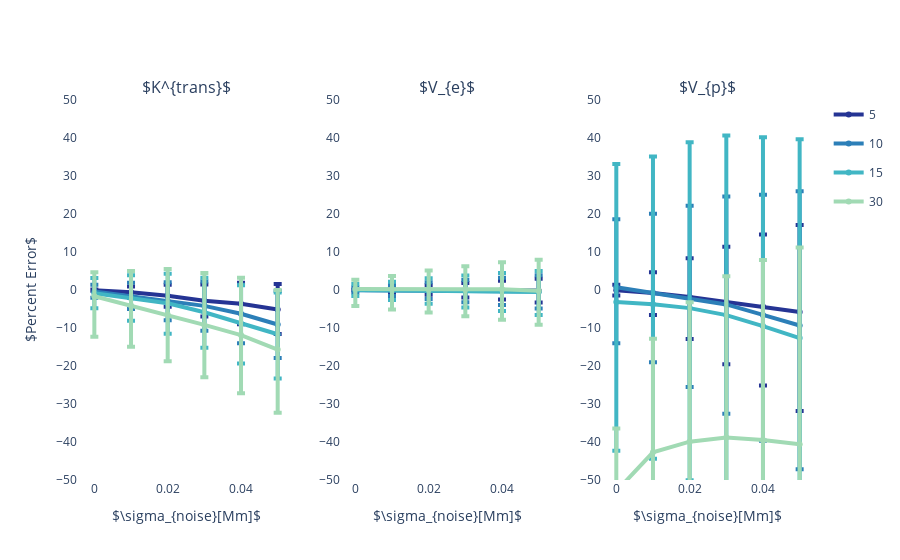

Write notebook code for a chart like this one.
### Markdown cell above
# Figure 2

### Code cell
file = loadmat('fig2andfig3vars.mat')

listSigmaC = np.squeeze(np.asarray((np.reshape(file['listSigmaC'], 6))))

curErr3 = file['curErr3']
errQt3 = file['errQt3']
errMd3 = file['errMd3']

curErr4 = file['curErr4']
errQt4 = file['errQt4']
errMd4 = file['errMd4']

curErr5 = file['curErr5']
errQt5 = file['errQt5']
errMd5 = file['errMd5']

fig = make_subplots(rows=1, cols=3, 
                    subplot_titles=(r'$K^{trans}$', r'$V_{e}$', r'$V_{p}$'))

legend_values=cycle(['5','10','15','30'])

# First subplot 
line_colours = cycle(['#253494','#2C7fB8','#41B6C4','#A1DAB4'])

for i in range(0,4):
    finalErrMd3=np.squeeze(np.asarray((np.reshape(errMd3[i,:], 6))))
    # take another look here - is it errorQt[i,:,1] because MATLAB indexing starts from 1,
    # or is it just like in MATLAB?
    finalErrorDiff3=np.squeeze(np.asarray((np.reshape(abs(errQt3[i,:,0]-errMd3[i,:]), 6))))
    finalErrorDiffMinus3=np.squeeze(np.asarray((np.reshape(abs(errQt3[i,:,1]-errMd3[i,:]), 6))))
    fig.append_trace(go.Scatter(
        x=listSigmaC,
        y=finalErrMd3,
        showlegend=False,
        error_y=dict(
            type='data', # value of error bar given in data coordinates
            array=finalErrorDiff3,
            arrayminus=finalErrorDiffMinus3,
            symmetric=False,
            visible=True,
            thickness=4),
        name=next(legend_values),
        legendgroup=i,
        line_color=next(line_colours),
        line_width=4
    ),row=1, col=1)
    


# Second subplot

line_colours = cycle(['#253494','#2C7fB8','#41B6C4','#A1DAB4'])

for i in range(0,4):
    finalErrMd4=np.squeeze(np.asarray((np.reshape(errMd4[i,:], 6))))
    
    finalErrorDiff4=np.squeeze(np.asarray((np.reshape(abs(errQt4[i,:,0]-errMd4[i,:]), 6))))
    finalErrorDiffMinus4=np.squeeze(np.asarray((np.reshape(abs(errQt4[i,:,1]-errMd4[i,:]), 6))))
    fig.append_trace(go.Scatter(
        x=listSigmaC,
        y=finalErrMd4,
        showlegend=False,
        error_y=dict(
            type='data', # value of error bar given in data coordinates
            array=finalErrorDiff4,
            arrayminus=finalErrorDiffMinus4,
            symmetric=False,
            visible=True,
            thickness=4),
        name=next(legend_values),
        legendgroup=i,
        line_color=next(line_colours),
        line_width=4       
    ),row=1, col=2)


# Third subplot
    


line_colours = cycle(['#253494','#2C7fB8','#41B6C4','#A1DAB4'])

for i in range(0,4):
    finalErrMd5=np.squeeze(np.asarray((np.reshape(errMd5[i,:], 6))))
    finalErrorDiff5=np.squeeze(np.asarray((np.reshape(abs(errQt5[i,:,0]-errMd5[i,:]), 6))))
    finalErrorDiffMinus5=np.squeeze(np.asarray((np.reshape(abs(errQt5[i,:,1]-errMd5[i,:]), 6))))
    fig.add_trace(go.Scatter(
        x=listSigmaC,
        y=finalErrMd5,
        error_y=dict(
            type='data', # value of error bar given in data coordinates
            array=finalErrorDiff5,
            arrayminus=finalErrorDiffMinus5,
            symmetric=False,
            visible=True,
            thickness=4),
        name=next(legend_values),
        legendgroup=i,
        showlegend=True,
        line_color=next(line_colours),
        line_width=4
    ),row=1, col=3)



fig.update_xaxes(title_text=r'$\sigma_{noise}[Mm]$')
fig.update_yaxes(range=[-50,50], tickvals=[-50, -40, -30, -20, -10, 0, 10, 20, 30, 40, 50], row=1, col=1)
fig.update_yaxes(range=[-50,50], tickvals=[-50, -40, -30, -20, -10, 0, 10, 20, 30, 40, 50], row=1, col=2)
fig.update_yaxes(range=[-50,50], tickvals=[-50, -40, -30, -20, -10, 0, 10, 20, 30, 40, 50], row=1, col=3)

fig.update_layout(yaxis=dict(title=r'$Percent Error$',
                             showline=True,
                             ), 
                  plot_bgcolor='#ffffff'
                  #legend=dict(yanchor='bottom', y=0.20, xanchor='right', x=0.30) -- change legend position
)


# names = set()
# fig.for_each_trace(
#     lambda trace:
#         trace.update(showlegend=False)
#         if (trace.name in names) else names.add(trace.name))


fig.show()

### Figure 1 — Plotly figure (JSON) as saved in the notebook; plotly's stock layout.template omitted (floating-point values rounded to 4 significant figures)
{"data": [{"error_y": {"array": [0.1679, 1.521, 2.932, 4.273, 5.576, 6.678], "arrayminus": [0.152, 1.449, 2.856, 4.13, 5.363, 6.445], "symmetric": false, "thickness": 4, "type": "data", "visible": true}, "legendgroup": "0", "line": {"color": "#253494", "width": 4}, "name": "5", "showlegend": false, "type": "scatter", "x": [0, 0.01, 0.02, 0.03, 0.04, 0.05], "xaxis": "x", "y": [-0.04438, -0.6035, -1.535, -2.841, -3.648, -5.109], "yaxis": "y"}, {"error_y": {"array": [1.801, 3.489, 4.948, 6.433, 7.657, 8.791], "arrayminus": [1.616, 3.411, 5.105, 6.53, 7.779, 8.809], "symmetric": false, "thickness": 4, "type": "data", "visible": true}, "legendgroup": "1", "line": {"color": "#2C7fB8", "width": 4}, "name": "10", "showlegend": false, "type": "scatter", "x": [0, 0.01, 0.02, 0.03, 0.04, 0.05], "xaxis": "x", "y": [-0.3938, -1.597, -2.88, -4.175, -6.262, -9.085], "yaxis": "y"}, {"error_y": {"array": [3.985, 6.03, 7.758, 9.092, 10.02, 11.02], "arrayminus": [3.97, 5.926, 8.012, 9.346, 10.56, 11.65], "symmetric": false, "thickness": 4, "type": "data", "visible": true}, "legendgroup": "2", "line": {"color": "#41B6C4", "width": 4}, "name": "15", "showlegend": false, "type": "scatter", "x": [0, 0.01, 0.02, 0.03, 0.04, 0.05], "xaxis": "x", "y": [-0.8398, -2.155, -3.499, -5.849, -8.799, -11.65], "yaxis": "y"}, {"error_y": {"array": [6.331, 9.082, 11.99, 13.66, 15.06, 15.7], "arrayminus": [10.69, 10.84, 12.27, 13.81, 15.33, 16.59], "symmetric": false, "thickness": 4, "type": "data", "visible": true}, "legendgroup": "3", "line": {"color": "#A1DAB4", "width": 4}, "name": "30", "showlegend": false, "type": "scatter", "x": [0, 0.01, 0.02, 0.03, 0.04, 0.05], "xaxis": "x", "y": [-1.631, -4.098, -6.47, -9.183, -11.86, -15.69], "yaxis": "y"}, {"error_y": {"array": [0.07052, 0.6493, 1.262, 1.917, 2.509, 3.094], "arrayminus": [0.04797, 0.641, 1.261, 1.874, 2.481, 3.148], "symmetric": false, "thickness": 4, "type": "data", "visible": true}, "legendgroup": "0", "line": {"color": "#253494", "width": 4}, "name": "5", "showlegend": false, "type": "scatter", "x": [0, 0.01, 0.02, 0.03, 0.04, 0.05], "xaxis": "x2", "y": [-0.007739, -0.03675, 0.008659, -0.08586, -0.0463, -0.1352], "yaxis": "y2"}, {"error_y": {"array": [0.7231, 1.43, 2.154, 2.888, 3.505, 4.252], "arrayminus": [0.6033, 1.463, 2.213, 2.974, 3.704, 4.494], "symmetric": false, "thickness": 4, "type": "data", "visible": true}, "legendgroup": "1", "line": {"color": "#2C7fB8", "width": 4}, "name": "10", "showlegend": false, "type": "scatter", "x": [0, 0.01, 0.02, 0.03, 0.04, 0.05], "xaxis": "x2", "y": [-0.04028, -0.1347, -0.1473, -0.226, -0.2699, -0.3689], "yaxis": "y2"}, {"error_y": {"array": [1.575, 2.312, 3.245, 4.064, 4.732, 5.486], "arrayminus": [1.584, 2.519, 3.493, 4.412, 5.231, 6.055], "symmetric": false, "thickness": 4, "type": "data", "visible": true}, "legendgroup": "2", "line": {"color": "#41B6C4", "width": 4}, "name": "15", "showlegend": false, "type": "scatter", "x": [0, 0.01, 0.02, 0.03, 0.04, 0.05], "xaxis": "x2", "y": [-0.009504, -0.1206, -0.138, -0.2213, -0.2882, -0.5112], "yaxis": "y2"}, {"error_y": {"array": [2.436, 3.505, 4.944, 6.038, 7.114, 8.132], "arrayminus": [4.461, 5.318, 6.084, 7.089, 8.068, 8.95], "symmetric": false, "thickness": 4, "type": "data", "visible": true}, "legendgroup": "3", "line": {"color": "#A1DAB4", "width": 4}, "name": "30", "showlegend": false, "type": "scatter", "x": [0, 0.01, 0.02, 0.03, 0.04, 0.05], "xaxis": "x2", "y": [0.2561, 0.1708, 0.1621, 0.1804, 0.2081, -0.1982], "yaxis": "y2"}, {"error_y": {"array": [1.473, 5.431, 10.22, 14.59, 18.96, 22.89], "arrayminus": [1.382, 5.82, 11.06, 16.35, 20.8, 26.03], "symmetric": false, "thickness": 4, "type": "data", "visible": true}, "legendgroup": "0", "line": {"color": "#253494", "width": 4}, "name": "5", "showlegend": true, "type": "scatter", "x": [0, 0.01, 0.02, 0.03, 0.04, 0.05], "xaxis": "x3", "y": [-0.09666, -0.7704, -1.862, -3.19, -4.337, -5.785], "yaxis": "y3"}, {"error_y": {"array": [17.91, 20.79, 24.66, 28.42, 31.62, 35.33], "arrayminus": [14.78, 18.29, 23.0, 28.79, 33.13, 37.84], "symmetric": false, "thickness": 4, "type": "data", "visible": true}, "legendgroup": "1", "line": {"color": "#2C7fB8", "width": 4}, "name": "10", "showlegend": true, "type": "scatter", "x": [0, 0.01, 0.02, 0.03, 0.04, 0.05], "xaxis": "x3", "y": [0.737, -0.7456, -2.492, -3.803, -6.559, -9.353], "yaxis": "y3"}, {"error_y": {"array": [36.34, 38.87, 43.66, 47.25, 49.72, 52.33], "arrayminus": [39.11, 40.64, 45.31, 49.37, 52.96, 56.27], "symmetric": false, "thickness": 4, "type": "data", "visible": true}, "legendgroup": "2", "line": {"color": "#41B6C4", "width": 4}, "name": "15", "showlegend": true, "type": "scatter", "x": [0, 0.01, 0.02, 0.03, 0.04, 0.05], "xaxis": "x3", "y": [-3.157, -3.749, -4.766, -6.62, -9.495, -12.65], "yaxis": "y3"}, {"error_y": {"array": [16.51, 29.87, 36.66, 42.48, 47.31, 51.83], "arrayminus": [108.0, 102.1, 109.4, 115.2, 120.4, 121.0], "symmetric": false, "thickness": 4, "type": "data", "visible": true}, "legendgroup": "3", "line": {"color": "#A1DAB4", "width": 4}, "name": "30", "showlegend": true, "type": "scatter", "x": [0, 0.01, 0.02, 0.03, 0.04, 0.05], "xaxis": "x3", "y": [-52.96, -42.73, -39.91, -38.84, -39.45, -40.61], "yaxis": "y3"}], "layout": {"annotations": [{"font": {"size": 16}, "showarrow": false, "text": "$K^{trans}$", "x": 0.1444, "xanchor": "center", "xref": "paper", "y": 1, "yanchor": "bottom", "yref": "paper"}, {"font": {"size": 16}, "showarrow": false, "text": "$V_{e}$", "x": 0.5, "xanchor": "center", "xref": "paper", "y": 1, "yanchor": "bottom", "yref": "paper"}, {"font": {"size": 16}, "showarrow": false, "text": "$V_{p}$", "x": 0.8556, "xanchor": "center", "xref": "paper", "y": 1, "yanchor": "bottom", "yref": "paper"}], "plot_bgcolor": "#ffffff", "xaxis": {"anchor": "y", "domain": [0, 0.2889], "title": {"text": "$\\sigma_{noise}[Mm]$"}}, "xaxis2": {"anchor": "y2", "domain": [0.3556, 0.6444], "title": {"text": "$\\sigma_{noise}[Mm]$"}}, "xaxis3": {"anchor": "y3", "domain": [0.7111, 1], "title": {"text": "$\\sigma_{noise}[Mm]$"}}, "yaxis": {"anchor": "x", "domain": [0, 1], "range": [-50, 50], "showline": true, "tickvals": [-50, -40, -30, -20, -10, 0, 10, 20, 30, 40, 50], "title": {"text": "$Percent Error$"}}, "yaxis2": {"anchor": "x2", "domain": [0, 1], "range": [-50, 50], "tickvals": [-50, -40, -30, -20, -10, 0, 10, 20, 30, 40, 50]}, "yaxis3": {"anchor": "x3", "domain": [0, 1], "range": [-50, 50], "tickvals": [-50, -40, -30, -20, -10, 0, 10, 20, 30, 40, 50]}}}
